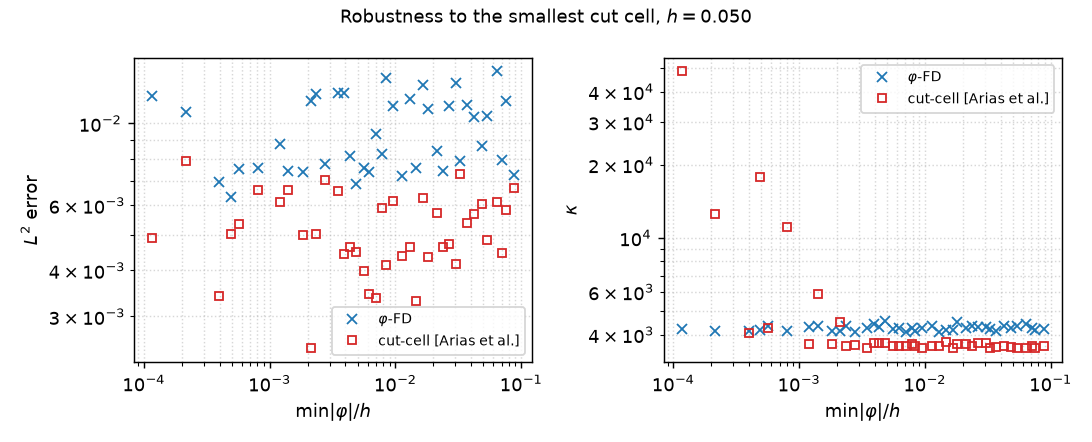

This figure's Python source:
"""
Robustness to the smallest cut cell: phi-FD versus the cut-cell finite-volume
scheme of Arias, Bochkov & Gibou (2018), on the same geometries.

Table (c) of the article compares the two condition numbers at a *fixed*
geometry while h varies, which is precisely the situation in which the small
cut cell does not appear. Here we do the converse: h is fixed and the bean
radius is swept, so that the interface moves relative to the grid and the
smallest cut cell spans three decades. This is the classical weak spot of
cut-cell finite volumes -- a wetted cell of area eps*h^2 produces a row of
weight eps -- whereas phi-FD couples nodes, not volumes.

For every geometry we record, for both schemes, the relative L2 error and the
2-norm condition number (cond2 of arias_poisson_neumann_bean, a power iteration
on A^T A and on its inverse). Two abscissae are reported, each natural for one
scheme:

    s     = min |phi_alpha| / h  over the grid nodes      (phi-FD)
    theta = min (wetted area) / h^2 over the active cells (cut-cell)

The geometries are the 40 of Figure fig:cond, so the phi-FD columns can be
checked against sensitivity_kappa.dat.
"""

import warnings

import numpy as np

from arias_poisson_neumann_bean import K, cond2, rel_L2
from arias_poisson_neumann_bean import solve as arias_solve
from levelset import make_phi
from phiFD_poisson_neumann_bean import solve as phifd_solve
from sensitivity_cutcell import SMIN, SMAX, pgf_coords, smallest_cut, subsample

warnings.filterwarnings("ignore")

N = 40                                            # h = 0.05, as in fig:cond
BOX = (-1.0, 1.0)
ALPHA = 1.0
GEOMETRY = "refined"    # consistent sub-resolved interface reconstruction

uex = lambda x, y: np.sin(K * x) * np.cos(K * y)
f = lambda x, y: (2 * K * K + ALPHA) * uex(x, y)


def g(x, y):
    """du/dn on {phi = 0}; the gradient of the bean does not depend on Rb."""
    s = y + 1.4 * x ** 2
    phix, phiy = 1.6 * x + 5.6 * x * s, 2.0 * s
    nn = np.hypot(phix, phiy)
    ux = K * np.cos(K * x) * np.cos(K * y)
    uy = -K * np.sin(K * x) * np.sin(K * y)
    return (ux * phix + uy * phiy) / nn


def smallest_wetted(area, active, h):
    """Smallest wetted cell area, in units of h^2 -- the cut-cell small cell."""
    a = area[active]
    return a.min() / h ** 2 if a.size else np.nan


def pick_geometries():
    """The 40 geometries of Figure fig:cond (see sensitivity_kappa.py)."""
    radii = np.linspace(0.40, 0.60, 240)
    s = np.array([smallest_cut(make_phi(Rb=R), N=N, box=BOX) for R in radii])
    keep = (s >= SMIN) & (s <= SMAX)
    radii, s = radii[keep], s[keep]
    order = np.argsort(s)
    radii, s = radii[order], s[order]
    idx = subsample(s)
    return radii[idx], s[idx]


def run():
    """Return (s, theta, L2_phifd, kappa_phifd, L2_arias, kappa_arias)."""
    radii, s = pick_geometries()
    h = 2.0 / N
    print(f"{len(s)} geometries, h = {h:.4f}, "
          f"cut range [{s.min():.2e}, {s.max():.2e}]\n")
    print(f"{'s=min|phi|/h':>12} {'theta=minV/h2':>13} | "
          f"{'phi-FD L2':>10} {'phi-FD kap':>11} | {'cut L2':>10} {'cut kappa':>11}")
    rows = []
    for Rb, si in zip(radii, s):
        phi = make_phi(Rb=Rb)
        e_p = phifd_solve(N, phi, alpha=ALPHA, box=BOX)[0]
        k_p = cond2(phifd_solve(N, phi, alpha=ALPHA, box=BOX, return_A=True))
        xc, u, area, active, A = arias_solve(N, phi, f, g, ALPHA, box=BOX,
                                            geometry=GEOMETRY)
        e_a, k_a = rel_L2(xc, u, area, active, uex), cond2(A)
        th = smallest_wetted(area, active, h)
        rows.append((si, th, e_p, k_p, e_a, k_a))
        print(f"{si:12.3e} {th:13.3e} | {e_p:10.3e} {k_p:11.3e} "
              f"| {e_a:10.3e} {k_a:11.3e}")
    return np.array(sorted(rows))


def report(a):
    s, th = a[:, 0], a[:, 1]
    print(f"\n{'':>16} {'min':>11} {'max':>11} {'max/min':>9} "
          f"{'slope in s':>11} {'slope in theta':>15}")
    for lab, v in (("phi-FD  L2", a[:, 2]), ("phi-FD  kappa", a[:, 3]),
                   ("cut-cell L2", a[:, 4]), ("cut-cell kappa", a[:, 5])):
        print(f"{lab:>16} {v.min():11.3e} {v.max():11.3e} {v.max()/v.min():9.2f} "
              f"{np.polyfit(np.log(s), np.log(v), 1)[0]:+11.2f} "
              f"{np.polyfit(np.log(th), np.log(v), 1)[0]:+15.2f}")
    print(f"\nsmallest wetted cell theta in [{th.min():.2e}, {th.max():.2e}]")


if __name__ == "__main__":
    a = run()
    report(a)
    s, th = a[:, 0], a[:, 1]
    np.savetxt("compare_cutsize.dat", a,
               header="s=min|phi|/h  theta=minV/h2  L2(phiFD)  kappa(phiFD)  "
                      "L2(cutcell)  kappa(cutcell)", fmt="%.6e")

    print("\n% --- kappa vs smallest cut, phi-FD and cut-cell ---")
    print("% phi-FD\n\\addplot[only marks,mark=x,mark size=1.5pt,color=blue] "
          f"coordinates {{{pgf_coords(s, a[:, 3])}}};")
    print("% cut-cell\n\\addplot[only marks,mark=square,mark size=1pt,color=red] "
          f"coordinates {{{pgf_coords(s, a[:, 5])}}};")
    print("\n% --- L2 error vs smallest cut ---")
    print("% phi-FD\n\\addplot[only marks,mark=x,mark size=1.5pt,color=blue] "
          f"coordinates {{{pgf_coords(s, a[:, 2])}}};")
    print("% cut-cell\n\\addplot[only marks,mark=square,mark size=1pt,color=red] "
          f"coordinates {{{pgf_coords(s, a[:, 4])}}};")

    try:
        import matplotlib
        matplotlib.use("Agg")
        import matplotlib.pyplot as plt
        fig, (ax1, ax2) = plt.subplots(1, 2, figsize=(8.4, 3.4))
        for ax, (cp, ca, lab) in zip((ax1, ax2),
                                     ((2, 4, r"$L^2$ error"), (3, 5, r"$\kappa$"))):
            ax.loglog(s, a[:, cp], "x", ms=5, color="tab:blue", label=r"$\varphi$-FD")
            ax.loglog(s, a[:, ca], "s", ms=4, mfc="none", color="tab:red",
                      label="cut-cell [Arias et al.]")
            ax.set_xlabel(r"$\min|\varphi|/h$"); ax.set_ylabel(lab)
            ax.grid(True, which="both", ls=":", alpha=0.5); ax.legend(fontsize=8)
        fig.suptitle(rf"Robustness to the smallest cut cell, $h={2.0/N:.3f}$",
                     fontsize=10)
        fig.tight_layout(); fig.savefig("compare_cutsize.png", dpi=130)
        print("\nsaved compare_cutsize.png and compare_cutsize.dat")
    except ImportError:
        print("\n(matplotlib not available -- skipped PNG)")
